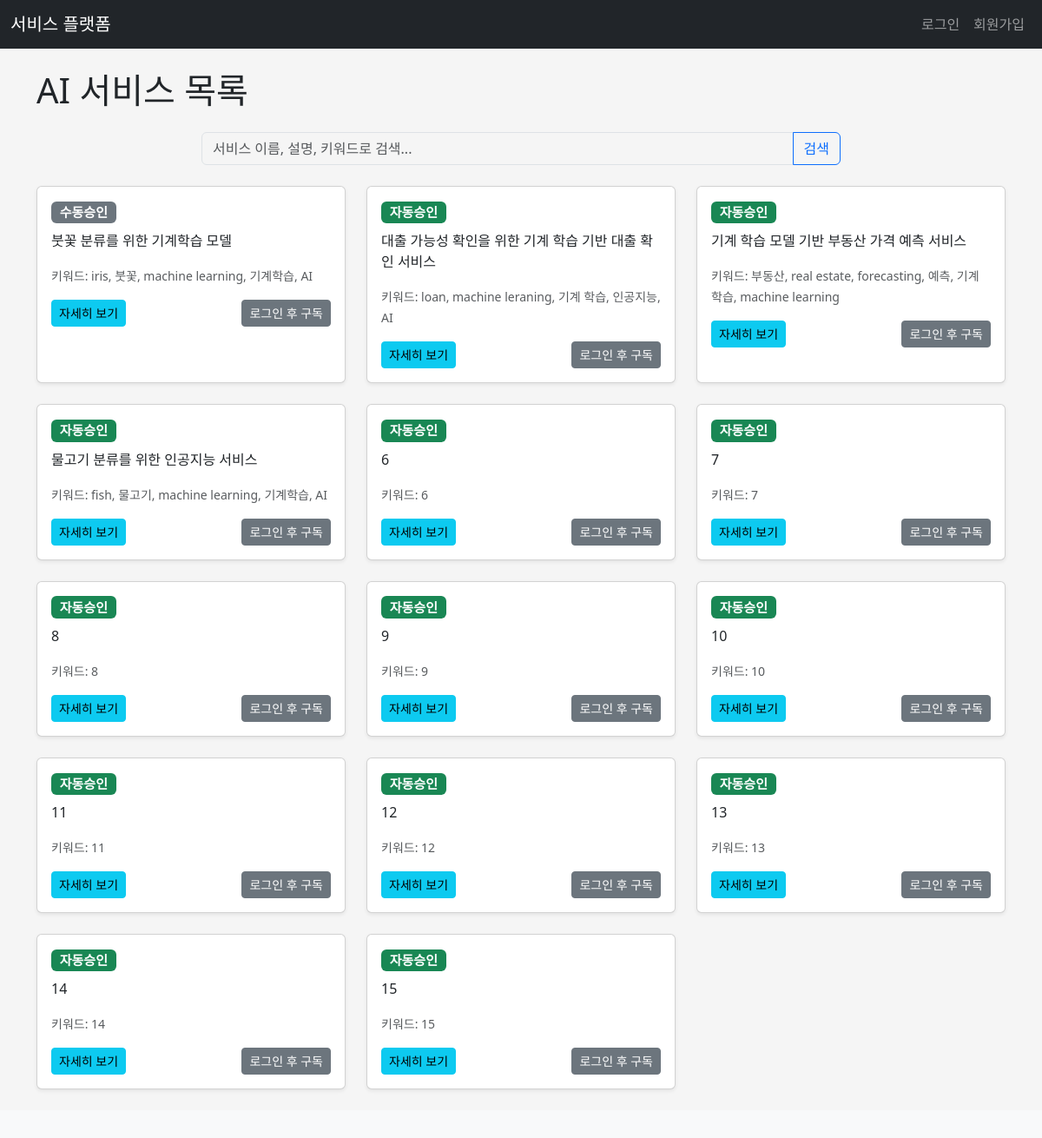
The app's page /services, older data.
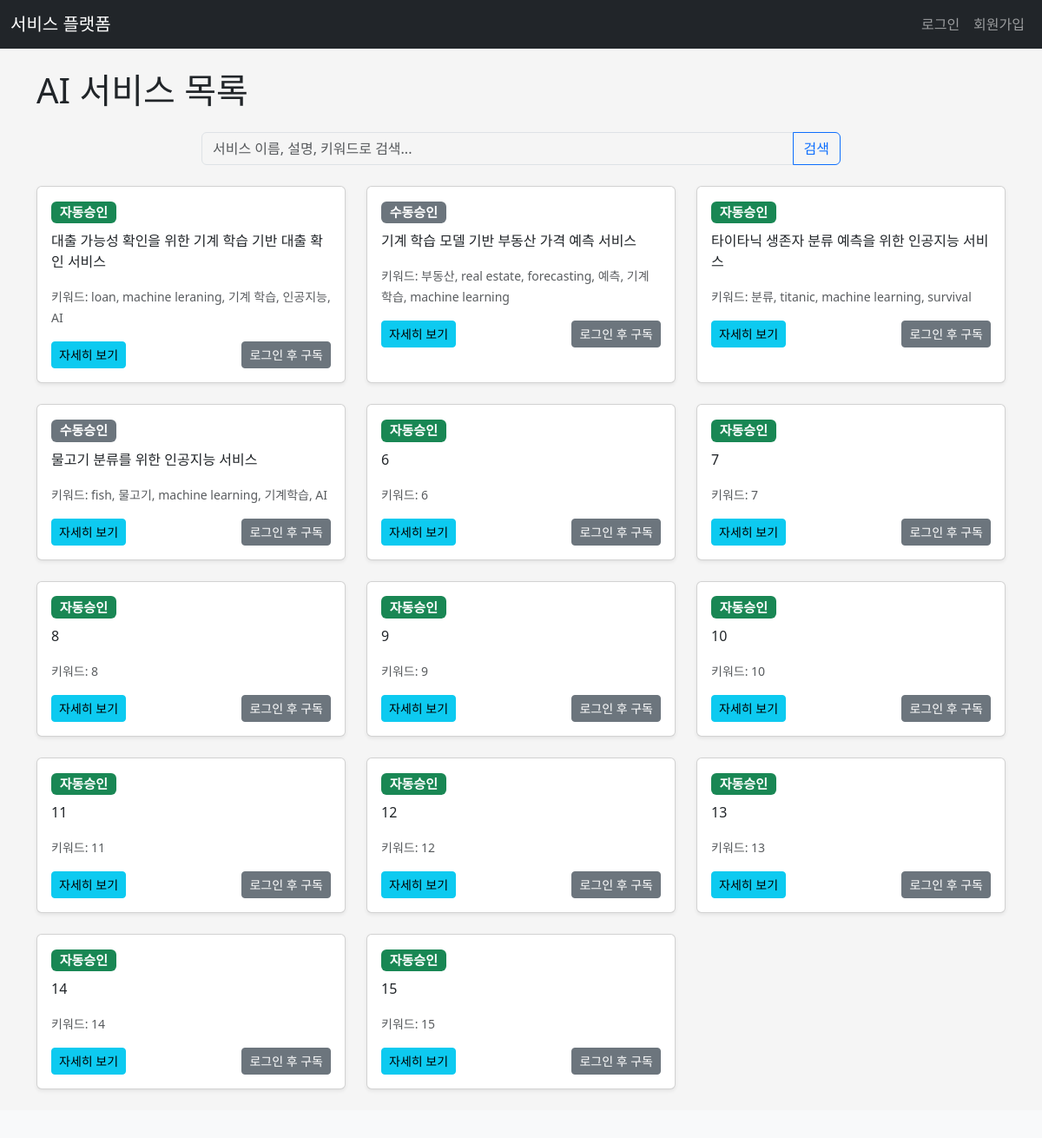
The same page, newer data.
### apps/dbmodels.py (models this page shows, shortened)
class Service(db.Model):
    __tablename__ = "services"
    id = db.Column(db.Integer, primary_key=True)
    servicename = db.Column(db.String(100), unique=True, nullable=False)
    is_active=db.Column(db.Boolean, default=True)  # 활성화 여부
    is_auto=db.Column(db.Boolean, default=True)  # 자동승인 여부
    price = db.Column(db.Integer, default=0, nullable=False)  # 서비스 단가
    description = db.Column(db.Text, nullable=False)
    keywords = db.Column(db.String(200), nullable=False)
    service_endpoint = db.Column(db.String(255), nullable=True)  # 서비스 엔드포인트 함수, 일단 True
    created_at=db.Column(db.DateTime, default= datetime.now)
    updated_at=db.Column(db.DateTime, default= datetime.now, onupdate=datetime.now)
    subscriptions = db.relationship('Subscription', backref='service', lazy=True, cascade="all, delete-orphan")
    usage_logs = db.relationship('UsageLog', backref='service', lazy=True, cascade="all, delete-orphan")
    prediction_results = db.relationship('PredictionResult', backref='service', lazy=True, cascade="all, delete-orphan")

### apps/main/views.py (the view)
@main.route('/services') # 추가된 부분 1
def services():
    query = request.args.get('query', '')
    if query:
        search_results = Service.query.filter(
            and_(
                Service.is_active == True,  # Add this line to filter by active services
                or_(
                    Service.servicename.ilike(f'%{query}%'), Service.description.ilike(f'%{query}%'),
                    Service.keywords.ilike(f'%{query}%')
                )
            )
        ).all()
        title = f"'{query}' 검색 결과"
    else:    # When no query, only show active services
        search_results = Service.query.filter_by(is_active=True).all()
        title = "모든 AI 서비스"
    if current_user.is_authenticated:     # 각 서비스별 구독 상태 확인
        user_subscriptions = {sub.service_id: sub.status for sub in current_user.subscriptions}
    else:
        user_subscriptions = {}
    return render_template('main/services.html', services=search_results, query=query, title=title, user_subscriptions=user_subscriptions)

### apps/main/templates/main/services.html (shortened to what this page needs)
{% extends "base.html" %}
{% block content %}
<h1 class="mb-4">AI 서비스 목록</h1>
<div class="row mb-4">
    <div class="col-md-8 offset-md-2">
        <form method="GET" action="{{ url_for('main.services') }}" class="input-group">
            <input type="search" class="form-control" placeholder="서비스 이름, 설명, 키워드로 검색..." aria-label="Search" name="query" value="{{ query }}">
            <button class="btn btn-outline-primary" type="submit">검색</button>
        </form>
    </div>
</div>
{% if services %}
<div class="row">
    {% for service in services %}
    <div class="col-md-4 mb-4">
        <div class="card h-100 shadow-sm">
            <div class="card-body">
                <h5 class="card-title">{{ service.name }}
                    {% if service.is_auto %}
                        <span class="badge bg-success">자동승인</span>
                    {% else %}
                        <span class="badge bg-secondary">수동승인</span>
                    {% endif %}
                </h5>
                <p class="card-text">{{ service.description | truncate(150) }}</p>
                <p class="card-text"><small class="text-muted">키워드: {{ service.keywords }}</small></p>
                <div class="d-flex justify-content-between align-items-center">
                    <a href="{{ url_for('main.service_detail', service_id=service.id) }}" class="btn btn-info btn-sm">자세히 보기</a>
                    {% if current_user.is_authenticated %}
                        {% set status = user_subscriptions.get(service.id) %}
                        {% if status == 'approved' %}
                            <span class="badge bg-success">구독 중</span>
                        {% elif status == 'pending' %}
                            <span class="badge bg-warning text-dark">승인 대기 중</span>
                        {% elif status == 'rejected' %}
                            <span class="badge bg-danger">거부됨</span>
                        {% else %}
                            <a href="{{ url_for('main.service_detail', service_id=service.id) }}" class="btn btn-success btn-sm">구독 신청</a>
                        {% endif %}
                    {% else %}
                        <a href="{{ url_for('auth.login', next=url_for('main.service_detail', service_id=service.id)) }}" class="btn btn-secondary btn-sm">로그인 후 구독</a>
                    {% endif %}
                </div>
            </div>
        </div>
    </div>
    {% endfor %}
</div>
{% else %}
<div class="alert alert-info" role="alert">
    {{ "검색 결과가 없습니다." if query else "아직 등록된 AI 서비스가 없습니다." }}
</div>
{% endif %}
{% endblock %}

Row changes from the older to the newer data that the page shows:
no longer on this page (row edited): Service: is_auto "수동승인", description "붓꽃 분류를 위한 기계학습 모델", keywords "iris, 붓꽃, machine learning, 기계학습, AI"
changed Service "기계 학습 모델 기반 부동산 가격 예측 서비스": is_auto "자동승인" → "수동승인"
now on this page (row edited): Service: is_auto "자동승인", description "타이타닉 생존자 분류 예측을 위한 인공지능 서비스", keywords "분류, titanic, machine learning, survival"
changed Service "물고기 분류를 위한 인공지능 서비스": is_auto "자동승인" → "수동승인"
